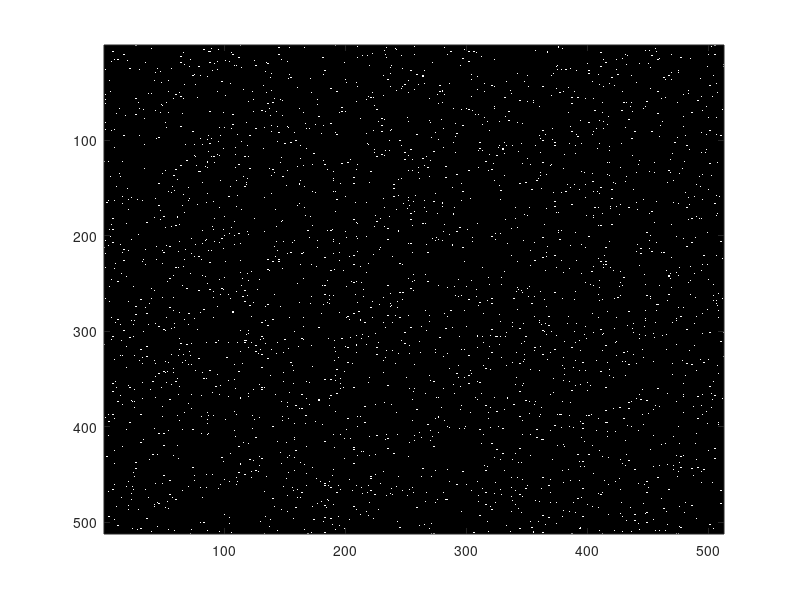
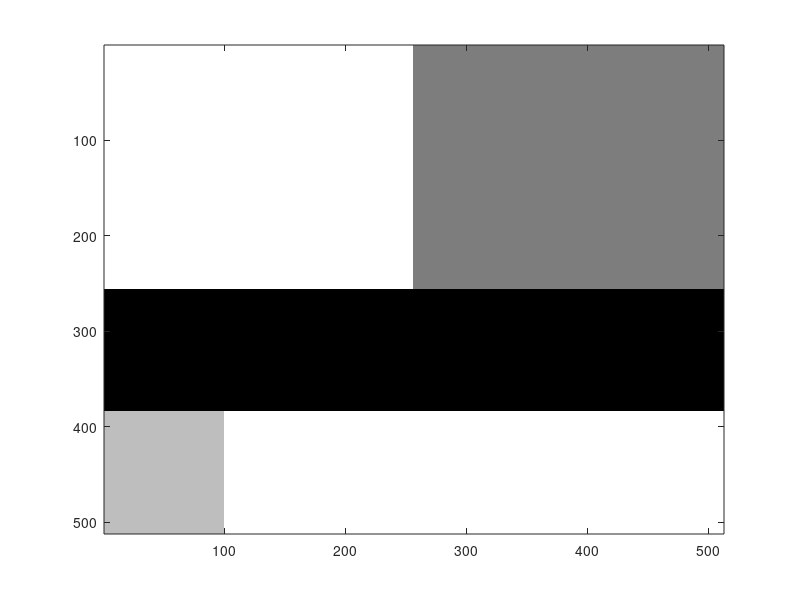

These charts were generated, in order, by the following MATLAB code:
%% Sparse image

% Generation of a sparse image
N = 512;
M = 512;
sparse = 0.01;

i_sparse = zeros(N, M);
i_sparse = i_sparse(:);
n = length(i_sparse);
pos = randperm(n);
i_sparse(pos(1:round(n*sparse))) = 1;
i_sparse = reshape(i_sparse, N, M);

figure
imagesc(i_sparse); colormap gray;

%% piecewise-constant image 
N = 512;
M = 512;

image_tv = zeros(N, M);
image_tv(1:256,1:256) = .8;
image_tv(1:256, 256:512) = .6;
image_tv(256:384,1:512) = .4;
image_tv(384:512,1:100) = .7;
image_tv(384:512,100:512) = .8;

figure
imagesc(image_tv); colormap gray;